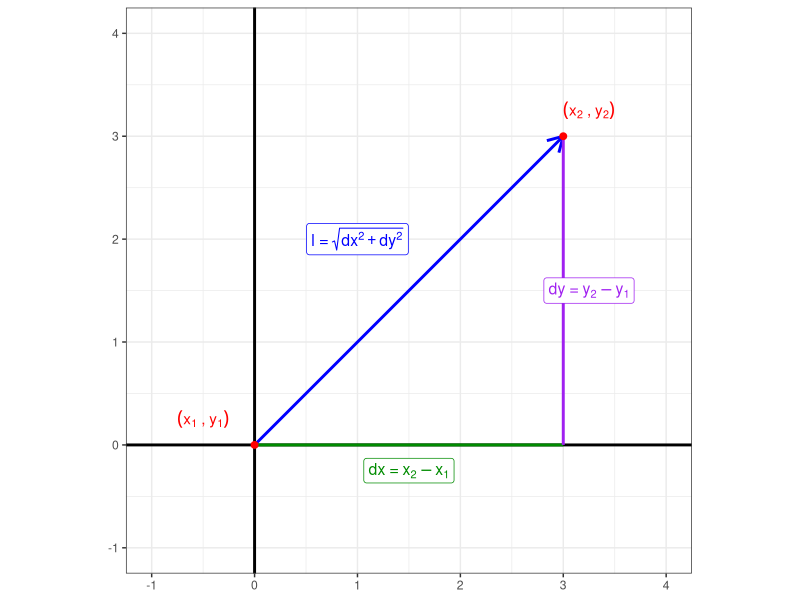
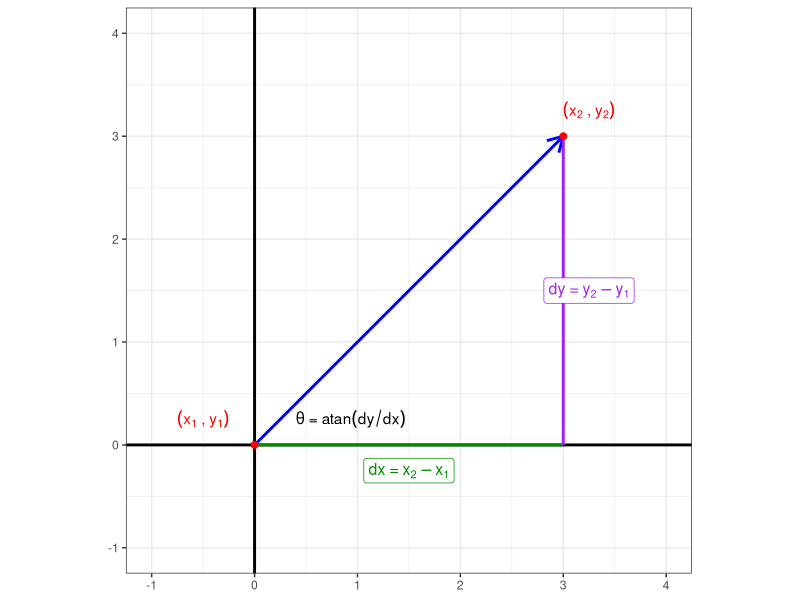
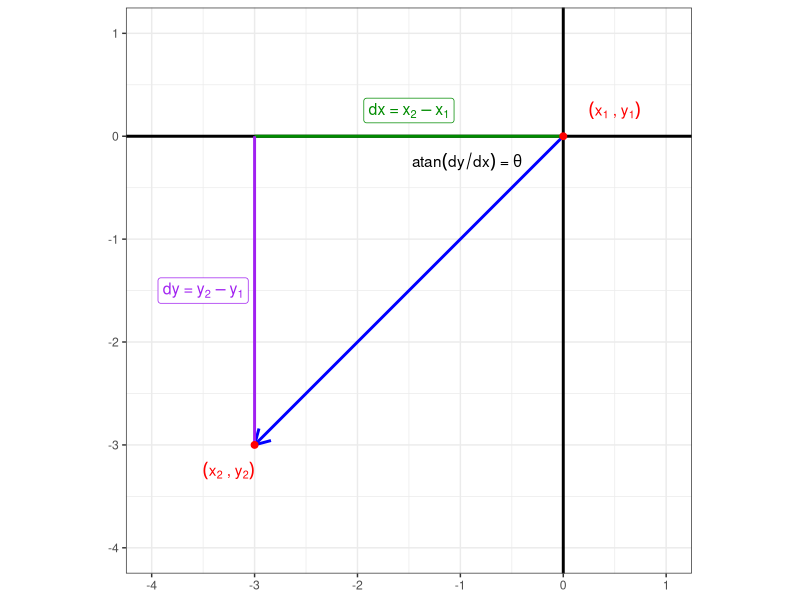
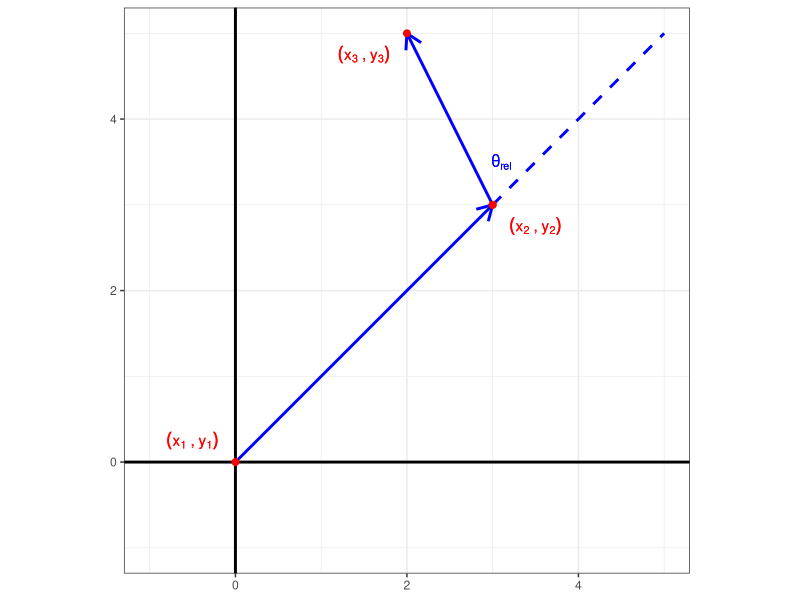

Write the R code that produced these figures, in order.
## ---- chunk 1
knitr::opts_chunk$set(echo = TRUE)
library(ggplot2)
library(dplyr)
## ---- chunk 2
dist_df <- data.frame(x1 = 0, y1 = 0, x2 = 3, y2 = 3)

ggplot(dist_df, aes(x = x1, y = y1)) + 
  coord_fixed(xlim = c(-1, 4), 
              ylim = c(-1, 4)) +
  # Draw axes
  geom_hline(yintercept = 0, color = "black", size = 1) +
  geom_vline(xintercept = 0, color = "black", size = 1) +
  # Draw step
  geom_segment(aes(xend = x2, yend = y2),
               arrow = arrow(length = unit(0.03, "npc")),
               color = "blue", size = 1) +
  geom_label(aes(x = (x1 + x2)/2 - 0.5, y = (y1 + y2)/2 + 0.5),
             label = expression("l =" ~ sqrt(dx^2 + dy^2)),
             color = "blue",
             size = 4) +
  # Draw dx
  geom_segment(aes(xend = x2, yend = y1),
               color = "green4", 
               size = 1) +
  geom_label(aes(x = (x1 + x2)/2, y = -0.25),
             label = expression("dx =" ~ x[2] - x[1]),
             color = "green4",
             size = 4) +
  # Draw dy
  geom_segment(aes(x = x2, xend = x2, yend = y2),
               color = "purple", 
               size = 1) +
  geom_label(aes(x = x2 + 0.25, y = (y1 + y2)/2),
             label = expression("dy =" ~ y[2] - y[1]),
             color = "purple",
             size = 4) +
  # Draw startpoint
  geom_point(color = "red", size = 2) +
  geom_text(aes(x = x1 - 0.5, y = y1 + 0.25),
            label = expression(("x"[1] ~ "," ~ "y"[1])),
            color = "red") +
  # Draw endpoint
  geom_point(aes(x = x2, y = y2), color = "red", size = 2) +
  geom_text(aes(x = x2 + 0.25, y = y2 + 0.25),
            label = expression(("x"[2] ~ "," ~ "y"[2])),
            color = "red") +
  xlab(NULL) +
  ylab(NULL) +
  theme_bw()  
## ---- chunk 3
library(dplyr)

dist_df %>% 
  # Calculate dx, dy, sl
  mutate(dx = x2 - x1,
         dy = y2 - y1,
         sl = sqrt(dx^2 + dy^2))
## ---- chunk 4
ggplot(dist_df, aes(x = x1, y = y1)) + 
  coord_fixed(xlim = c(-1, 4), 
              ylim = c(-1, 4)) +
  # Draw axes
  geom_hline(yintercept = 0, color = "black", size = 1) +
  geom_vline(xintercept = 0, color = "black", size = 1) +
  # Draw step
  geom_segment(aes(xend = x2, yend = y2),
               arrow = arrow(length = unit(0.03, "npc")),
               color = "blue", size = 1) +
  # Label angle
  geom_text(aes(x = x1 + 0.4, y = y1 + 0.25),
            label = expression(theta ~ "=" ~ atan(dy/dx)),
            hjust = "left") +
  # Draw dx
  geom_segment(aes(xend = x2, yend = y1),
               color = "green4", 
               size = 1) +
  geom_label(aes(x = (x1 + x2)/2, y = -0.25),
             label = expression("dx =" ~ x[2] - x[1]),
             color = "green4",
             size = 4) +
  # Draw dy
  geom_segment(aes(x = x2, xend = x2, yend = y2),
               color = "purple", 
               size = 1) +
  geom_label(aes(x = x2 + 0.25, y = (y1 + y2)/2),
             label = expression("dy =" ~ y[2] - y[1]),
             color = "purple",
             size = 4) +
  # Draw startpoint
  geom_point(color = "red", size = 2) +
  geom_text(aes(x = x1 - 0.5, y = y1 + 0.25),
            label = expression(("x"[1] ~ "," ~ "y"[1])),
            color = "red") +
  # Draw endpoint
  geom_point(aes(x = x2, y = y2), color = "red", size = 2) +
  geom_text(aes(x = x2 + 0.25, y = y2 + 0.25),
            label = expression(("x"[2] ~ "," ~ "y"[2])),
            color = "red") +
  xlab(NULL) +
  ylab(NULL) +
  theme_bw()  
## ---- chunk 5
dist_sw <- data.frame(x1 = 0, y1 = 0, x2 = -3, y2 = -3)

ggplot(dist_sw, aes(x = x1, y = y1)) + 
  coord_fixed(xlim = c(-4, 1), 
              ylim = c(-4, 1)) +
  # Draw axes
  geom_hline(yintercept = 0, color = "black", size = 1) +
  geom_vline(xintercept = 0, color = "black", size = 1) +
  # Draw step
  geom_segment(aes(xend = x2, yend = y2),
               arrow = arrow(length = unit(0.03, "npc")),
               color = "blue", size = 1) +
  # Label angle
  geom_text(aes(x = x1 - 0.4, y = y1 - 0.25),
            label = expression(atan(dy/dx) ~ "=" ~ theta),
            hjust = "right") +
  # Draw dx
  geom_segment(aes(xend = x2, yend = y1),
               color = "green4", 
               size = 1) +
  geom_label(aes(x = (x1 + x2)/2, y = 0.25),
             label = expression("dx =" ~ x[2] - x[1]),
             color = "green4",
             size = 4) +
  # Draw dy
  geom_segment(aes(x = x2, xend = x2, yend = y2),
               color = "purple", 
               size = 1) +
  geom_label(aes(x = x2 - 0.5, y = (y1 + y2)/2),
             label = expression("dy =" ~ y[2] - y[1]),
             color = "purple",
             size = 4) +
  # Draw startpoint
  geom_point(color = "red", size = 2) +
  geom_text(aes(x = x1 + 0.5, y = y1 + 0.25),
            label = expression(("x"[1] ~ "," ~ "y"[1])),
            color = "red") +
  # Draw endpoint
  geom_point(aes(x = x2, y = y2), color = "red", size = 2) +
  geom_text(aes(x = x2 - 0.25, y = y2 - 0.25),
            label = expression(("x"[2] ~ "," ~ "y"[2])),
            color = "red") +
  xlab(NULL) +
  ylab(NULL) +
  theme_bw()  
## ---- chunk 6
dist_df %>% 
  # Calculate dx, dy, sl
  mutate(dx = x2 - x1,
         dy = y2 - y1,
         sl = sqrt(dx^2 + dy^2)) %>% 
  # Calculate abs_angle, modulo 2pi
  mutate(abs_angle = (pi/2 - atan2(dy, dx)) %% (2*pi))
## ---- chunk 7
dist_rel <- data.frame(x1 = c(0, 3), y1 = c(0, 3),
                      x2 = c(3, 2), y2 = c(3, 5),
                      x3 = c(5, NA), y3 = c(5, NA))
ggplot(dist_rel, aes(x = x1, y = y1)) + 
  coord_fixed(xlim = c(-1, 5), 
              ylim = c(-1, 5)) +
  # Draw axes
  geom_hline(yintercept = 0, color = "black", size = 1) +
  geom_vline(xintercept = 0, color = "black", size = 1) +
  # Draw step
  geom_segment(aes(xend = x2, yend = y2),
               arrow = arrow(length = unit(0.03, "npc")),
               color = "blue", size = 1) +
  # Draw continuation
  geom_segment(aes(x = x2, y = y2, xend = x3, yend = y3),
               color = "blue", size = 1,
               linetype = "dashed") +
  # Label angle
  geom_text(aes(x = 3 + 0.1, y = 3 + 0.5),
            label = expression(theta["rel"]),
            color = "blue",
            hjust = "center") +
  # Draw points
  geom_point(color = "red", size = 2) +
  geom_point(aes(x = x2, y = y2), color = "red", size = 2) +
  # Label points
  geom_text(aes(x = 0 - 0.5, y = 0 + 0.25),
            label = expression(("x"[1] ~ "," ~ "y"[1])),
            color = "red") +
  geom_text(aes(x = 3 + 0.5, y = 3 - 0.25),
            label = expression(("x"[2] ~ "," ~ "y"[2])),
            color = "red") +
  geom_text(aes(x = 2 - 0.5, y = 5 - 0.25),
            label = expression(("x"[3] ~ "," ~ "y"[3])),
            color = "red") +
  xlab(NULL) +
  ylab(NULL) +
  theme_bw()  
## ---- chunk 8
dist_df <- data.frame(x1 = c(0, 3), y1 = c(0, 3),
                      x2 = c(3, 2), y2 = c(3, 5))
dist_df %>% 
  # Calculate dx, dy, sl
  mutate(dx = x2 - x1,
         dy = y2 - y1,
         sl = sqrt(dx^2 + dy^2)) %>% 
  # Calculate absolute angle, modulo 2pi
  mutate(abs_angle = (pi/2 - atan2(dy, dx)) %% (2*pi)) %>%
  # Calculate relative angle, from -pi to pi
  mutate(rel_diff = (abs_angle - lag(abs_angle)) ,
         rel_angle = ifelse(rel_diff > pi, rel_diff - 2*pi, rel_diff))
